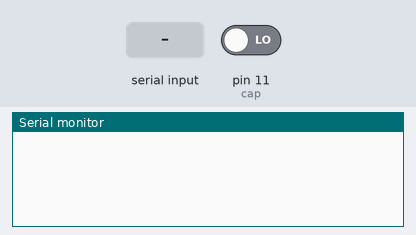
The sketch below on a simulated Arduino Uno, built with avr-gcc and run on an emulated ATmega328P. Shown: the last lines printed to the serial monitor. The test bench sets the inputs (shaded band); at power-on: pin 11 (cap) LOW.

Above: at 1.2 s.
1.3 s: "d" received over Serial
At 1.7 s:
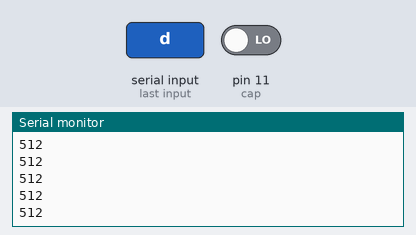
2.8 s: "e" received over Serial
At 4.0 s:
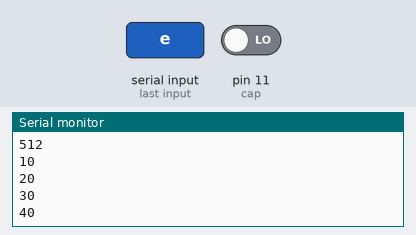
Timing chart, 0 to 5.8 s (numbered marks = the images above; inputs shaded):
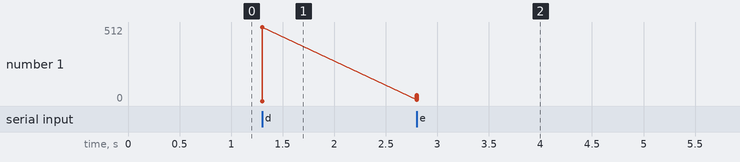

Measured:
- after the input at 1.3 s, the serial monitor: prints a new line at once (image 1)
- after the input at 2.8 s, the serial monitor: prints a new line at once (image 2)
- plotted number 1: 512 → 40 after the input at 2.8 s

The sketch:

faster_serial_comm.ino
```cpp
const int cap = 11;
const int acc_x = A0;
const int acc_y = A1;
const int acc_z = A2;
const int acc_L_z = A3;
const int acc_L_x = A4;
const int hr = A5;

int capValue;
int acc_xValue;
int acc_yValue;
int acc_zValue;

int cap1 = 1;
int v = 10;
int x = 20;
int y = 30;
int z = 40;

char c;

void setup() {
  // put your setup code here, to run once:
  Serial.begin(115200);
  pinMode(cap, INPUT);
  pinMode(acc_x, INPUT);
  pinMode(acc_y, INPUT);
  pinMode(acc_z, INPUT);
  pinMode(acc_L_z, INPUT);
  pinMode(acc_L_x, INPUT);
  pinMode(hr, INPUT);
}

void loop() {
  if (Serial.available() >= 1) {
    digitalWrite(13, HIGH);
    c = Serial.read();

    // Get Data
    if (c == 'd') {

      capValue = digitalRead(cap);
      //Serial.println(capValue);
      Serial.println(capValue);

      acc_xValue = analogRead(acc_x);
      Serial.println(acc_xValue);

      acc_yValue = analogRead(acc_y);
      Serial.println(acc_yValue);

      acc_zValue = analogRead(acc_z);
      Serial.println(acc_zValue);

      Serial.println(analogRead(acc_L_x));
      Serial.println(analogRead(acc_L_z));
      Serial.println(analogRead(hr));
    }
    else if (c == 'e') {
      Serial.println(v);
      Serial.println(x);
      Serial.println(y);
      Serial.println(z);
    }
  }
}
```
